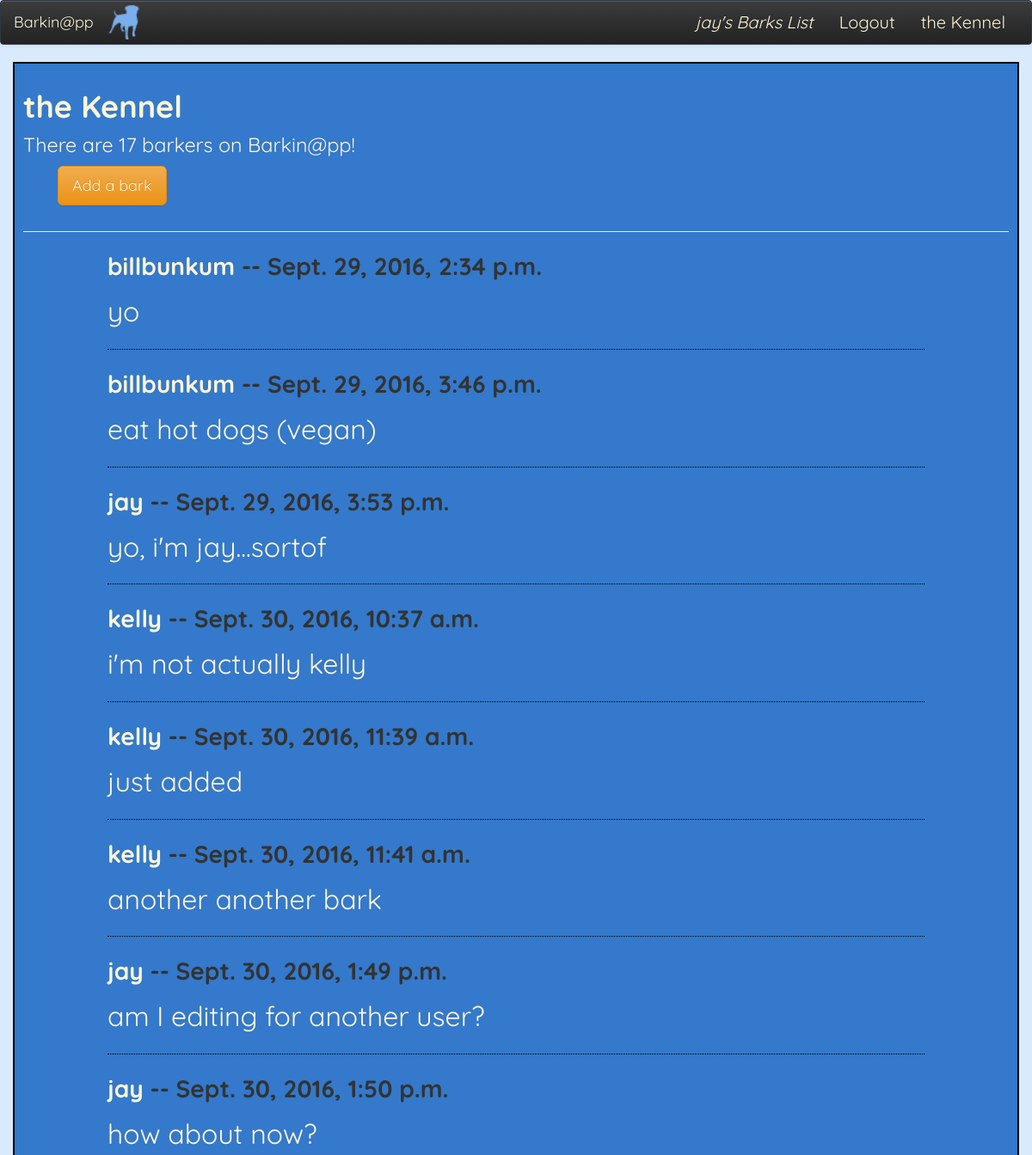
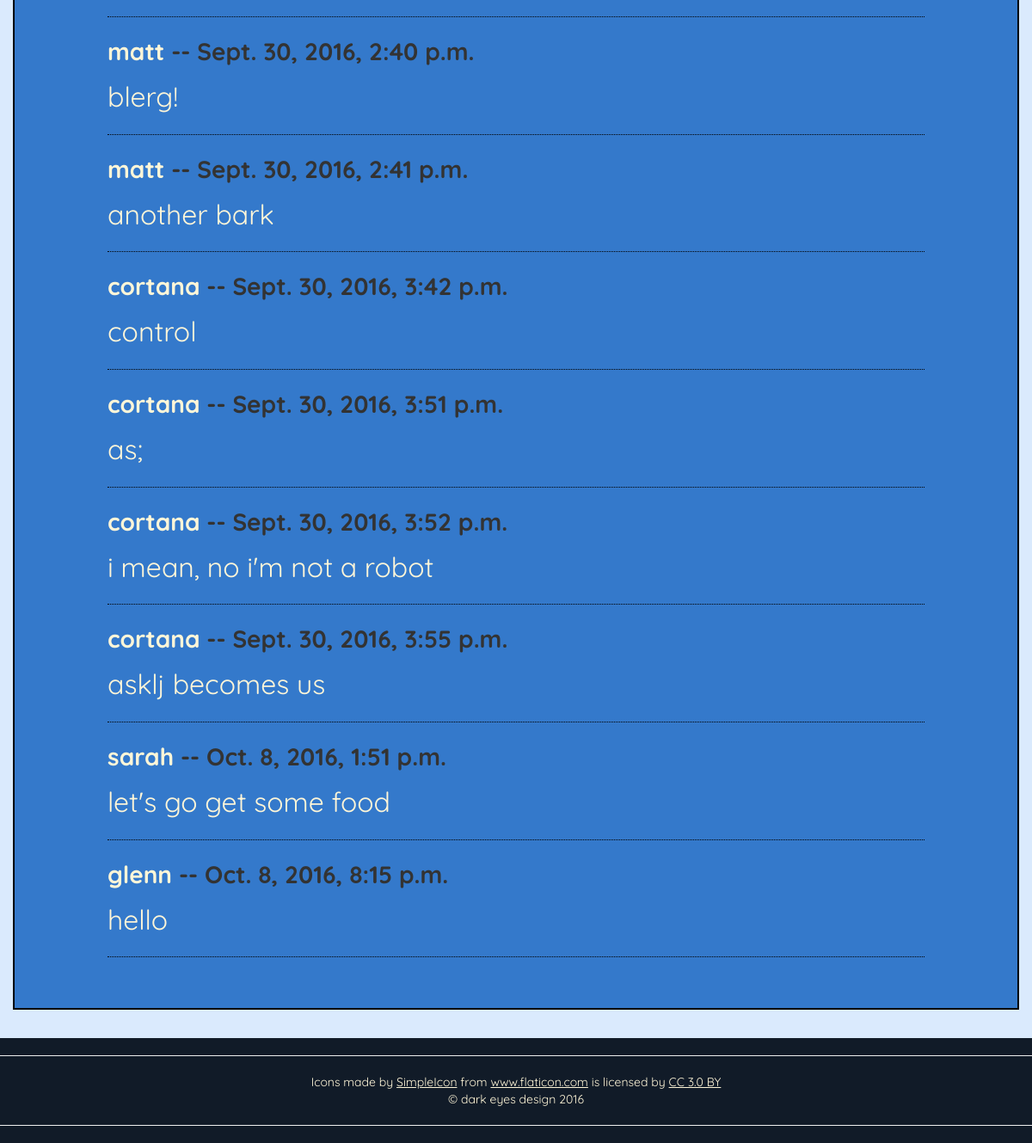
Page /barks/users/ (signed in) on the committed database (2 pictures, top to bottom).
### barks/models.py (models this page shows, shortened)
class Bark(models.Model):
    user = models.ForeignKey(User, null=True, blank=True)
    content = models.CharField(max_length=60)
    post_date = models.DateTimeField(auto_now_add=True)

### barks/views.py (the view)
def global_barks_list(request): #shows all user's barks
    ubs = Bark.objects.all()
    user_count = User.objects.count()
    context = {
        "ubs": ubs,
        "user_count": user_count,
    }
    return render(request, "barks/global_barks_list.html", context)

### barks/templates/barks/global_barks_list.html
{% extends "core/base.html" %}
{% block content %}
<div class="row">
    <div class="col-md-12">
        <h1>the Kennel<br />
            {% if user_count %}
                <small>There are {{user_count}} barkers on Barkin@pp!</small>
            {% else %}
                <small>There are 0 barkers on Barkin@pp!</small>
            {% endif %}
        </h1>
        <ul>
            <li>
                <a
                    class="btn btn-warning btn-lg"
                    href="{% url 'barks:add_bark' %}"
                >
                    Add a bark
                </a>
            </li>
        </ul>
    </div>
</div>
<hr>
<div class="row">
    <div class="col-md-10 col-md-offset-1">
        {% for bark in ubs %}
            <p class="barker-and-date">
            <a href="{% url 'barks:barks_list' bark.user_id %}"
                title="click to see all &nbsp; {{bark.user.username}}'s  barks"
            >
                {{bark.user.username}}</a>
                -- {{bark.post_date}}
            </p>
            <p class="barkers-bark">
                {{bark.content}}
            </p>
            <hr style="border-top: 1px dotted black;">
        {% endfor %}
    </div>
</div>
{% endblock content %}

### core/templates/core/base.html (shortened to what this page needs)
{% load static %}
<!DOCTYPE html>
<html>
<head>
    <link rel="stylesheet" href="https://maxcdn.bootstrapcdn.com/bootstrap/3.3.7/css/bootstrap.min.css">
    <link rel="stylesheet" href="https://maxcdn.bootstrapcdn.com/bootstrap/3.3.7/css/bootstrap-theme.min.css">
    <link rel="stylesheet" type="text/css" href="{% static 'styles.css' %}" />
</head>
<body>
    <header>
        <nav class="navbar navbar-default navbar-inverse">
            <div class="container-fluid">
                <div class="navbar-header">
                    <span>
                        <img src="{% static 'images/zynga-blue.png' %}"
                            width="40px"
                            class="dog-brand">
                    </span>
                    <a class="navbar-brand" href="{% url 'core:splash' %}">
                        Barkin@pp
                    </a>
                </div>
                <div class="collapse navbar-collapse" id="howdy">
                    <ul class="nav navbar-nav navbar-right">
                        {% if request.user.is_authenticated %}
                            <li role="presentation"
                                class="hello-user"
                            >
                                <a href="{% url 'barks:barks_list' request.user.id %}"
                                    title="Click to view your barks"
                                >
                                    <em>{{user}}'s Barks List</em>
                                </a>
                            </li>
                        {% endif %}
                        {% if request.user.is_authenticated %}
                            <li>
                                <a href="{% url 'accounts:logout' %}">Logout
                                </a>
                            </li>
                        {% endif %}
                            <li role="presentation">
                                <a href="{% url 'barks:global_barks_list' %}"
                                    title="Check out what's barkin!"
                                >the Kennel
                                </a>
                            </li>
                    </ul>
                </div>
            </div>
        </nav>
    </header>
<div class="container">
    {% block content %}
    {% endblock content %}
    <span class="footer-buffer"></span>
</div>
<footer class="page-footer">
    <hr>
    <div class="aligned">
        <div>Icons made by <a href="http://www.flaticon.com/authors/simpleicon" title="SimpleIcon">SimpleIcon</a> from <a href="http://www.flaticon.com" title="Flaticon">www.flaticon.com</a> is licensed by <a href="http://creativecommons.org/licenses/by/3.0/" title="Creative Commons BY 3.0" target="_blank">CC 3.0 BY</a></div>
        <span class="aligned">&copy; dark eyes design 2016</span>
    </div>
    <hr>
</footer>
</body>
</html>

### core/static/styles.css (style rules this page uses)
body { background-color: #DAEAFD; background-repeat: no-repeat; font-family: 'Quicksand', sans-serif; font-size: 20px; }
ul { list-style-type: none; }
h1 small { color: #FFF6D8; }
h1, h2, h3 { color: #FFF6D8; font-weight: bold; }
a:link, a:visited, a:active { color: #FFF6D8; }
.dog-brand { margin-top: 5px; }
.container { background-color: #3479CB; padding: 10px; border: black 2px solid; }
.barker-and-date { font-size: 28px; font-weight: bold; }
.barkers-bark { font-size: 32px; color: #FFF6D8; }
.footer-buffer { padding: 170px; }
.page-footer { position: fixed; bottom: 0px; background-color: #111b28; color: #fff6d8; font-size: 14px; width: 100%; }
.page-footer a:link { text-decoration: underline; }
.aligned { text-align: center; }
.navbar-default { background-color: #111b28; border-color: #303842; }
.navbar-default .navbar-brand { color: #fff6d8; }
.navbar-default .navbar-nav > li > a { color: #fff6d8; }
.navbar-default .navbar-collapse, .navbar-default .navbar-form { border-color: #fff6d8; }

### rows in the picture
Bark: user.username "billbunkum", post_date "Sept. 29, 2016, 2:34 p.m.", content "yo"
Bark: user.username "billbunkum", post_date "Sept. 29, 2016, 3:46 p.m.", content "eat hot dogs (vegan)"
Bark: user.username "jay", post_date "Sept. 29, 2016, 3:53 p.m.", content "yo, i'm jay...sortof"
Bark: user.username "kelly", post_date "Sept. 30, 2016, 10:37 a.m.", content "i'm not actually kelly"
Bark: user.username "kelly", post_date "Sept. 30, 2016, 11:39 a.m.", content "just added"
Bark: user.username "kelly", post_date "Sept. 30, 2016, 11:41 a.m.", content "another another bark"
Bark: user.username "jay", post_date "Sept. 30, 2016, 1:49 p.m.", content "am I editing for another user?"
Bark: user.username "jay", post_date "Sept. 30, 2016, 1:50 p.m.", content "how about now?"
Bark: user.username "matt", post_date "Sept. 30, 2016, 2:40 p.m.", content "blerg!"
Bark: user.username "matt", post_date "Sept. 30, 2016, 2:41 p.m.", content "another bark"
Bark: user.username "cortana", post_date "Sept. 30, 2016, 3:42 p.m.", content "control"
Bark: user.username "cortana", post_date "Sept. 30, 2016, 3:51 p.m.", content "as;"
Bark: user.username "cortana", post_date "Sept. 30, 2016, 3:52 p.m.", content "i mean, no i'm not a robot"
Bark: user.username "cortana", post_date "Sept. 30, 2016, 3:55 p.m.", content "asklj becomes us"
Bark: user.username "sarah", post_date "Oct. 8, 2016, 1:51 p.m.", content "let's go get some food"
Bark: user.username "glenn", post_date "Oct. 8, 2016, 8:15 p.m.", content "hello"

### other values in the picture
{{ user }} "jay"
{{ user_count }} "17"
